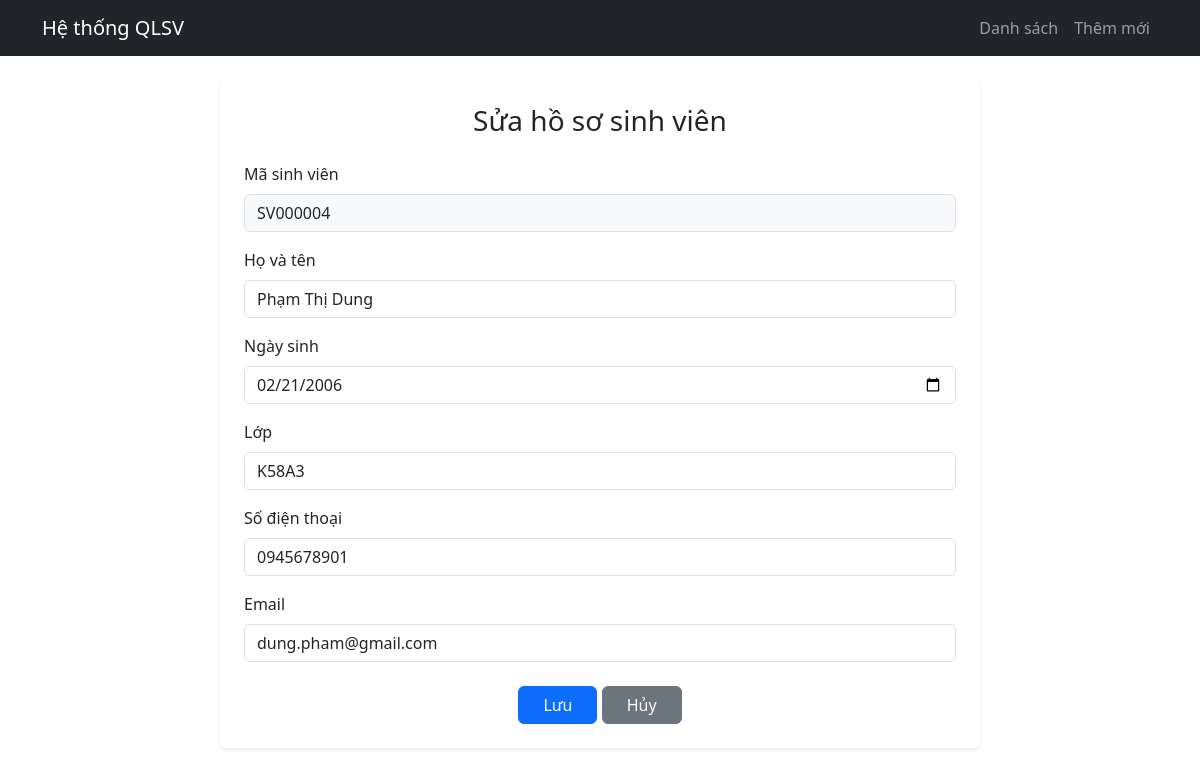
Page /edit_student.php?id=SV000004 on the committed database.
### tables this page shows
CREATE TABLE `sinhvien` (
  `ma_sv` varchar(20) NOT NULL,
  `ho_ten` varchar(100) NOT NULL,
  `ngay_sinh` date NOT NULL,
  `so_dien_thoai` varchar(15) NOT NULL,
  `lop` varchar(50) NOT NULL,
  `email` varchar(100) NOT NULL
);

### edit_student.php (the view, shortened to what this page needs)
<?php
require_once 'db.php';
$errors = [];
$ma_sv = $_GET['id'];
$stmt = $pdo->prepare("SELECT * FROM sinhvien WHERE ma_sv = :ma_sv");
$stmt->execute(['ma_sv' => $ma_sv]);
$sv = $stmt->fetch(PDO::FETCH_ASSOC);
?>
<?php include 'header.php'; ?>
<div class="row justify-content-center">
    <div class="col-md-8 bg-white p-4 rounded shadow-sm">
        <h3 class="mb-4 text-center">Sửa hồ sơ sinh viên</h3>
        <form method="POST" action="">
            <div class="mb-3">
                <label class="form-label">Mã sinh viên</label>
                <input type="text" class="form-control bg-light" value="<?= htmlspecialchars($sv['ma_sv']) ?>" disabled>
            </div>
            <div class="mb-3">
                <label class="form-label">Họ và tên</label>
                <input type="text" name="ho_ten" class="form-control <?= isset($errors['ho_ten']) ? 'is-invalid' : '' ?>" value="<?= htmlspecialchars($_POST['ho_ten'] ?? $sv['ho_ten']) ?>">
            </div>
            <div class="mb-3">
                <label class="form-label">Ngày sinh</label>
                <input type="date" name="ngay_sinh" class="form-control <?= isset($errors['ngay_sinh']) ? 'is-invalid' : '' ?>" value="<?= htmlspecialchars($_POST['ngay_sinh'] ?? $sv['ngay_sinh']) ?>">
            </div>
            <div class="mb-3">
                <label class="form-label">Lớp</label>
                <input type="text" name="lop" class="form-control <?= isset($errors['lop']) ? 'is-invalid' : '' ?>" value="<?= htmlspecialchars($_POST['lop'] ?? $sv['lop']) ?>">
            </div>
            <div class="mb-3">
                <label class="form-label">Số điện thoại</label>
                <input type="text" name="so_dien_thoai" class="form-control <?= isset($errors['so_dien_thoai']) ? 'is-invalid' : '' ?>" value="<?= htmlspecialchars($_POST['so_dien_thoai'] ?? $sv['so_dien_thoai']) ?>">
            </div>
            <div class="mb-3">
                <label class="form-label">Email</label>
                <input type="text" name="email" class="form-control <?= isset($errors['email']) ? 'is-invalid' : '' ?>" value="<?= htmlspecialchars($_POST['email'] ?? $sv['email']) ?>">
            </div>
            <div class="text-center mt-4">
                <button type="submit" class="btn btn-primary px-4">Lưu</button>
                <a href="index.php" class="btn btn-secondary px-4">Hủy</a>
            </div>
        </form>
    </div>
</div>
<?php include 'footer.php'; ?>

### rows in the picture
sinhvien: ma_sv "SV000004", ho_ten "Phạm Thị Dung", ngay_sinh "02/21/2006", lop "K58A3", so_dien_thoai "0945678901", email "dung.pham@gmail.com"
